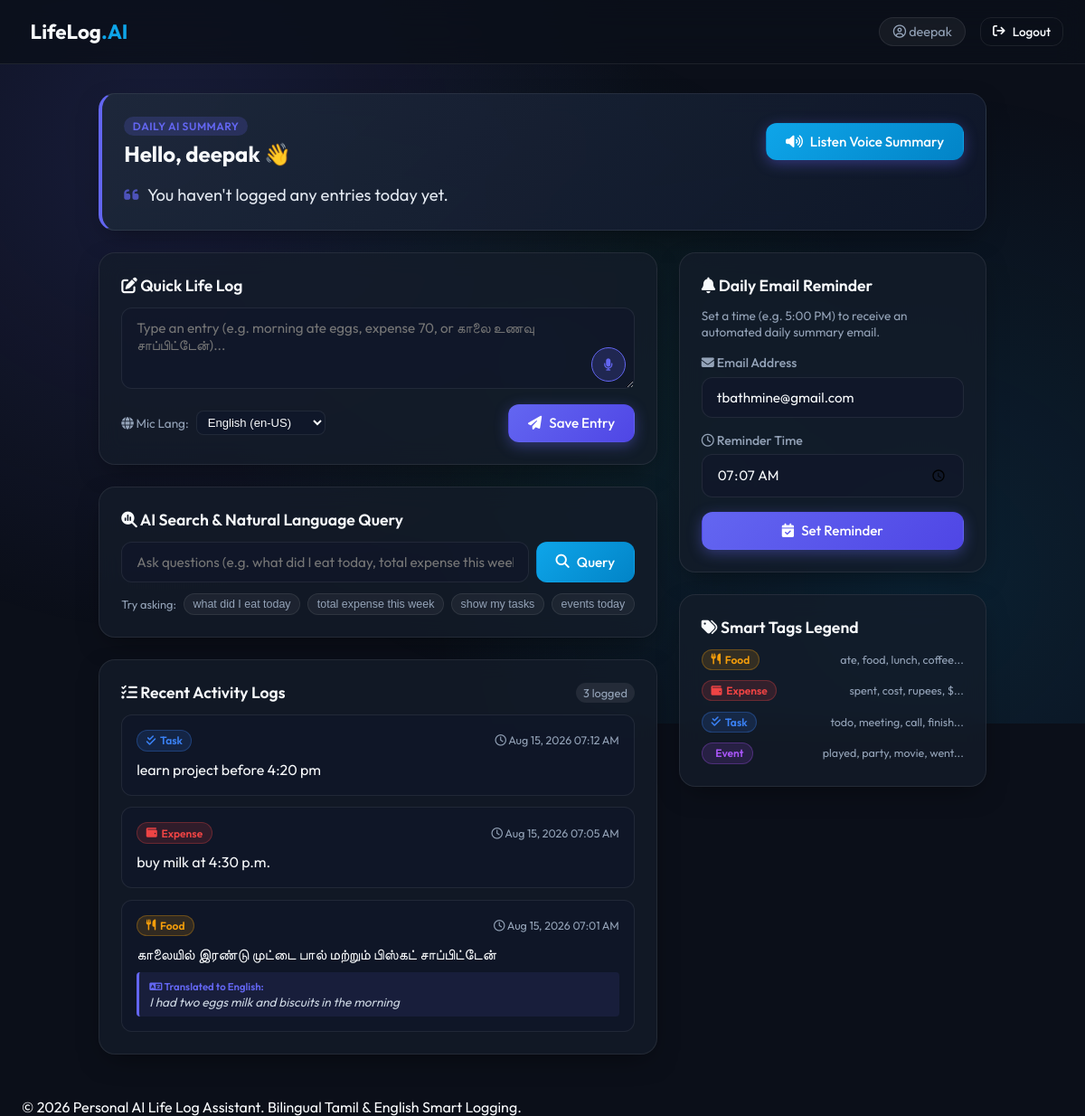
Screenshot of / (signed in) with the database file from the repository.
### logs/models.py (models this page shows, shortened)
class Entry(models.Model):
    CATEGORY_CHOICES = [
        ('Food', 'Food'),
        ('Expense', 'Expense'),
        ('Task', 'Task'),
        ('Event', 'Event'),
        ('General', 'General'),
    ]
    user = models.ForeignKey(User, on_delete=models.CASCADE, related_name='entries')
    text = models.TextField(help_text="Original text entered by the user")
    category = models.CharField(max_length=50, choices=CATEGORY_CHOICES, default='General')
    timestamp = models.DateTimeField(default=timezone.now, help_text="Timestamp of when entry was created")
    original_language = models.CharField(max_length=10, default='en', help_text="Language code: en or ta")
    translated_text = models.TextField(blank=True, null=True, help_text="English translation if original text was Tamil")
    class Meta:
        ordering = ['-timestamp']
        verbose_name_plural = 'Entries'

class Reminder(models.Model):
    user = models.ForeignKey(User, on_delete=models.CASCADE, related_name='reminders')
    email = models.EmailField()
    reminder_time = models.TimeField(help_text="Time of day for the reminder (HH:MM)")
    is_active = models.BooleanField(default=True)
    created_at = models.DateTimeField(auto_now_add=True)

### logs/views.py (the view)
# urls.py: path('', views.dashboard_view, name='dashboard'),
@login_required
def dashboard_view(request):
    user_entries = Entry.objects.filter(user=request.user)
    today = date.today()
    today_entries = user_entries.filter(timestamp__date=today)
    daily_summary = generate_daily_summary_text(request.user)
    user_reminder = Reminder.objects.filter(user=request.user, is_active=True).first()
    context = {
        'entries': user_entries[:20], # Show top 20 recent
        'today_count': today_entries.count(),
        'daily_summary': daily_summary,
        'user_reminder': user_reminder,
    }
    return render(request, 'dashboard.html', context)

### logs/views.py (called while the page is built, shortened)
def generate_daily_summary_text(user):
    today = date.today()
    today_entries = Entry.objects.filter(user=user, timestamp__date=today).order_by('timestamp')
    count = today_entries.count()
    if count == 0:
        return "You haven't logged any entries today yet."

### logs/templates/dashboard.html (shortened to what this page needs)
{% extends 'base.html' %}
{% load static %}
{% block content %}
<div class="dashboard-grid">
    <section class="dash-card summary-card glass-card span-full">
        <div class="summary-header">
            <div>
                <span class="badge badge-accent">Daily AI Summary</span>
                <h2>Hello, {{ user.username }} 👋</h2>
            </div>
            <div class="summary-actions">
                <button id="btn-voice-summary" class="btn btn-secondary btn-glow">
                    <i class="fa-solid fa-volume-high"></i> Listen Voice Summary
                </button>
            </div>
        </div>
        <div class="summary-body">
            <p id="summary-text-display" class="summary-quote">
                <i class="fa-solid fa-quote-left quote-icon"></i>
                {{ daily_summary }}
            </p>
        </div>
    </section>
    <div class="dash-column-main">
        <section class="dash-card glass-card">
            <div class="card-header">
                <h3><i class="fa-solid fa-pen-to-square text-accent"></i> Quick Life Log</h3>
            </div>
            <form id="entry-form" class="entry-form">
                <div class="textarea-wrapper">
                    <textarea id="entry-text" name="text" rows="3" class="form-input textarea-input"
                              placeholder="Type an entry (e.g. morning ate eggs, expense 70, or காலை உணவு சாப்பிட்டேன்)..." required></textarea>
                    <button type="button" id="btn-mic-input" class="btn-mic" title="Speak through Microphone (English / Tamil)">
                        <i class="fa-solid fa-microphone"></i>
                    </button>
                </div>
                <div class="form-toolbar">
                    <div class="voice-lang-select">
                        <label for="mic-lang"><i class="fa-solid fa-globe"></i> Mic Lang:</label>
                        <select id="mic-lang" class="select-sm">
                            <option value="en-US">English (en-US)</option>
                        </select>
                    </div>
                    <button type="submit" class="btn btn-primary btn-glow">
                        <i class="fa-solid fa-paper-plane"></i> Save Entry
                    </button>
                </div>
            </form>
        </section>
        <section class="dash-card glass-card">
            <div class="card-header">
                <h3><i class="fa-solid fa-magnifying-glass-chart text-accent"></i> AI Search & Natural Language Query</h3>
            </div>
            <div class="search-box-wrapper">
                <input type="text" id="search-query" class="form-input search-input"
                       placeholder="Ask questions (e.g. what did I eat today, total expense this week, spent, food)...">
                <button type="button" id="btn-search" class="btn btn-secondary">
                    <i class="fa-solid fa-magnifying-glass"></i> Query
                </button>
            </div>
            <div class="quick-query-pills">
                <span class="pill-label">Try asking:</span>
                <button class="query-pill" data-query="what did I eat today">what did I eat today</button>
                <button class="query-pill" data-query="total expense this week">total expense this week</button>
                <button class="query-pill" data-query="show my tasks">show my tasks</button>
                <button class="query-pill" data-query="events today">events today</button>
            </div>
        </section>
        <section class="dash-card glass-card">
            <div class="card-header">
                <h3><i class="fa-solid fa-list-check text-accent"></i> Recent Activity Logs</h3>
                <span class="count-badge" id="entries-count-badge">{{ entries|length }} logged</span>
            </div>
            <div id="entries-list" class="entries-feed">
                {% if entries %}
                    {% for entry in entries %}
                        <div class="entry-item card-hover" data-category="{{ entry.category }}">
                            <div class="entry-meta">
                                <span class="badge category-badge category-{{ entry.category|lower }}">
                                    {% if entry.category == 'Food' %}<i class="fa-solid fa-utensils"></i>
                                    {% elif entry.category == 'Expense' %}<i class="fa-solid fa-wallet"></i>
                                    {% elif entry.category == 'Task' %}<i class="fa-solid fa-check-double"></i>
                                    {% elif entry.category == 'Event' %}<i class="fa-solid fa-calendar-star"></i>
                                    {% else %}<i class="fa-solid fa-bookmark"></i>{% endif %}
                                    {{ entry.category }}
                                </span>
                                <span class="entry-time"><i class="fa-regular fa-clock"></i> {{ entry.timestamp|date:"M d, Y h:i A" }}</span>
                            </div>
                            <div class="entry-content">
                                <p class="entry-text">{{ entry.text }}</p>
                                {% if entry.translated_text and entry.original_language == 'ta' %}
                                    <div class="translation-box">
                                        <small><i class="fa-solid fa-language"></i> Translated to English:</small>
                                        <p class="translated-text">{{ entry.translated_text }}</p>
                                    </div>
                                {% endif %}
                            </div>
                        </div>
                    {% endfor %}
                {% else %}
                    <div class="empty-state" id="empty-state-msg">
                        <i class="fa-solid fa-folder-open empty-icon"></i>
                        <p>No entries logged yet. Type something above or speak through the microphone to create your first entry!</p>
                    </div>
                {% endif %}
            </div>
        </section>
    </div>
    <aside class="dash-column-side">
        <section class="dash-card glass-card">
            <div class="card-header">
                <h3><i class="fa-solid fa-bell text-accent"></i> Daily Email Reminder</h3>
            </div>
            <p class="card-desc">Set a time (e.g. 5:00 PM) to receive an automated daily summary email.</p>
            <form id="reminder-form" class="reminder-form">
                <div class="form-group">
                    <label for="reminder-email"><i class="fa-solid fa-envelope"></i> Email Address</label>
                    <input type="email" id="reminder-email" name="email" class="form-input"
                           value="{{ user_reminder.email|default:user.email }}" placeholder="your@email.com" required>
                </div>
                <div class="form-group">
                    <label for="reminder-time"><i class="fa-regular fa-clock"></i> Reminder Time</label>
                    <input type="time" id="reminder-time" name="reminder_time" class="form-input"
                           value="{{ user_reminder.reminder_time|time:'H:i'|default:'17:00' }}" required>
                </div>
                <button type="submit" class="btn btn-primary btn-block btn-glow">
                    <i class="fa-solid fa-calendar-check"></i> Set Reminder
                </button>
            </form>
        </section>
        <section class="dash-card glass-card">
            <div class="card-header">
                <h3><i class="fa-solid fa-tags text-accent"></i> Smart Tags Legend</h3>
            </div>
            <ul class="legend-list">
                <li>
                    <span class="badge category-badge category-food"><i class="fa-solid fa-utensils"></i> Food</span>
                    <span class="legend-desc">ate, food, lunch, coffee...</span>
                </li>
                <li>
                    <span class="badge category-badge category-expense"><i class="fa-solid fa-wallet"></i> Expense</span>
                    <span class="legend-desc">spent, cost, rupees, $...</span>
                </li>
                <li>
                    <span class="badge category-badge category-task"><i class="fa-solid fa-check-double"></i> Task</span>
                    <span class="legend-desc">todo, meeting, call, finish...</span>
                </li>
                <li>
                    <span class="badge category-badge category-event"> Event</span>
                    <span class="legend-desc">played, party, movie, went...</span>
                </li>
            </ul>
        </section>
    </aside>
</div>
{% endblock %}

### logs/templates/base.html (shortened to what this page needs)
{% load static %}
<!DOCTYPE html>
<html lang="en">
<head>
    <link rel="stylesheet" href="https://cdnjs.cloudflare.com/ajax/libs/font-awesome/6.4.0/css/all.min.css">
    <link rel="stylesheet" href="{% static 'css/styles.css' %}">
</head>
<body>
    <div class="app-background"></div>
    <header class="navbar">
        <div class="container nav-container">
            <a href="{% url 'dashboard' %}" class="brand-logo">
                <span class="brand-text">LifeLog<span class="accent-text">.AI</span></span>
            </a>
            <nav class="nav-links">
                {% if user.is_authenticated %}
                    <span class="user-pill">
                        <i class="fa-regular fa-user-circle"></i> {{ user.username }}
                    </span>
                    <a href="{% url 'logout' %}" class="btn btn-outline btn-sm">
                        <i class="fa-solid fa-arrow-right-from-bracket"></i> Logout
                    </a>
                {% else %}
                    <a href="{% url 'login' %}" class="btn btn-ghost btn-sm">Login</a>
                    <a href="{% url 'signup' %}" class="btn btn-primary btn-sm">Sign Up</a>
                {% endif %}
            </nav>
        </div>
    </header>
    <main class="container main-content">
        {% block content %}{% endblock %}
    </main>
    <footer class="footer">
        <div class="container footer-content">
            <p>&copy; {% now "Y" %} Personal AI Life Log Assistant. Bilingual Tamil & English Smart Logging.</p>
        </div>
    </footer>
</body>
</html>

### rows the page displays
Entry: category "Task", timestamp "Aug 15, 2026 07:12 AM", text "learn project before 4:20 pm"
Entry: category "Expense", timestamp "Aug 15, 2026 07:05 AM", text "buy milk at 4:30 p.m."
Entry: category "Food", timestamp "Aug 15, 2026 07:01 AM", text "காலையில் இரண்டு முட்டை பால் மற்றும் பிஸ்கட் சாப்பிட்டேன்", translated_text "I had two eggs milk and biscuits in the morning"
Reminder: email "tbathmine@gmail.com", reminder_time "07:07"

### other values shown
{{ user.username }} "deepak"
{{ daily_summary }} "You haven't logged any entries today yet."
{{ entries|length }} "3"
